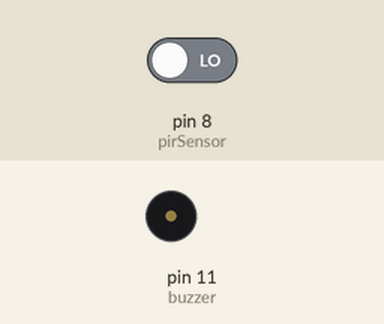
A sketch run on a simulated Arduino Uno, built with avr-gcc and run on an emulated ATmega328P. Parts: buzzer (waves = sounding). The test bench sets the inputs (shaded band); at power-on: pin 8 (pirSensor) LOW.

Above: at 1.2 s.
1.3 s: pin 8 (pirSensor) driven HIGH
At 2.0 s:
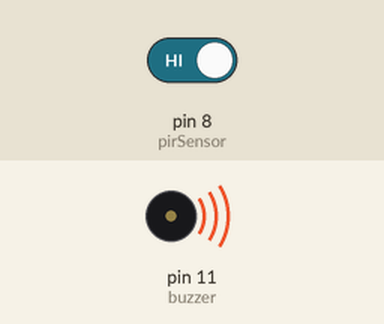
Timing chart, 0 to 8.8 s (numbered marks = the images above; inputs shaded):
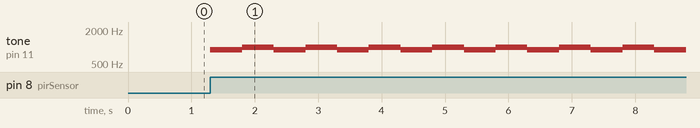

Measured:
- after the input at 1.3 s, tone on pin 11 (buzzer): alternates 1000 Hz for 0.50 s and 900 Hz for 0.50 s, starting at once

The sketch:

alarm.ino
```cpp
int pirSensor = 8;
int buzzer = 11;
void setup() {
  pinMode(pirSensor, INPUT);
  pinMode(buzzer, OUTPUT);
}

void loop() {
  int i=0;
  int sensorValue = digitalRead(pirSensor);
  if(sensorValue==1)
  for (i=0;i<5;i++){
    tone(buzzer,900,500);
    delay(500);
    tone(buzzer,1000,500);
    delay(500);
    }
}
```
